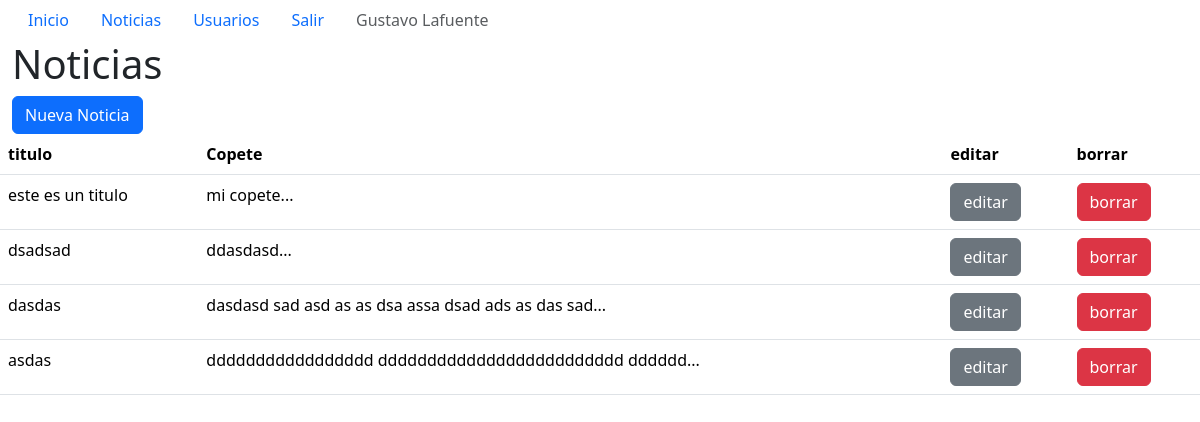
/admin/noticias.php (signed in), run on the app's committed database.
### tables this page shows
CREATE TABLE IF NOT EXISTS `noticias` (
  `id_noticia` int(11) NOT NULL,
  `id_usuario` int(11) NOT NULL,
  `titulo` text NOT NULL,
  `copete` text NOT NULL,
  `cuerpo` text NOT NULL,
  `imagen` varchar(255) NOT NULL,
  `fecha` date NOT NULL,
  `categoria` varchar(30) NOT NULL
);

### admin/noticias.php (the view, shortened to what this page needs)
<!DOCTYPE html>
<html lang="es">
<head>
    <link href="../lib/bootstrap-5.3.2/css/bootstrap.min.css" rel="stylesheet">
</head>
<body>
    <div class="container-fluid">
       <?php require("menu.php");?>
       <h1>Noticias</h1>
       <a href="noticias_nueva.php" class="btn btn-primary">Nueva Noticia</a>
    </div>
    <table class="table">
        <tr>
            <th>titulo</th>
            <th>Copete</th>
            <th>editar</th>
            <th>borrar</th>
        </tr>
    <?php
        require("conexion.php");
        $conexion = mysqli_connect($server_db, $usuario_db, $password_db)
            or die("No se puede conectar con el servidor");
        mysqli_select_db($conexion, $base_db)
            or die("No se puede seleccionar la base de datos");
         $instruccion="select * from noticias  order by fecha desc";
             $consulta=mysqli_query($conexion,$instruccion) or die("no puedo consultar");
             $nfilas=mysqli_num_rows($consulta);
        for($i=0;$i<$nfilas;$i++)
        {
            $resultado=mysqli_fetch_array($consulta);
            print('
            <tr>
                <td>'.trim($resultado['titulo']).'</td>
                <td>'.substr($resultado['copete'],0,50).'...</td>
                <td><a href="noticias_editar.php?id_noticia='.$resultado['id_noticia'].'" class="btn btn-secondary">editar</a></td>
                <td><a href="noticias_borrar.php?id_noticia='.$resultado['id_noticia'].'&imagen='.$resultado['imagen'].'" class="btn btn-danger" onclick="return confirm(&quot; Desea eliminar &quot;)">borrar</a></td>
            </tr>
            ');
        }
    ?>
    </table>
</body>
</html>

### data on the page
noticias: titulo "este es un titulo", copete "mi copete"
noticias: titulo "dsadsad", copete "ddasdasd"
noticias: titulo "dasdas", copete "dasdasd sad asd as as dsa assa dsad ads as das sad"
noticias: titulo "asdas", copete "ddddddddddddddddd ddddddddddddddddddddddddd dddddd"

### other printed values
$_SESSION['nombre'] "Gustavo"
$_SESSION['apellido'] "Lafuente"
